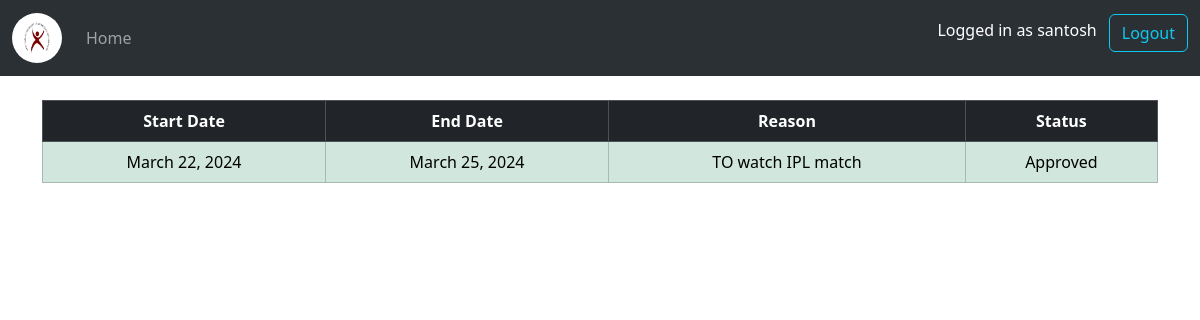
Page /student/leaves/ (signed in) on the committed database.
### authentication/models.py (models this page shows, shortened)
class CustomUser(AbstractUser):
    email = models.EmailField()
    role = models.CharField(max_length=50, choices=ROLE_CHOICE)
    hostel = models.CharField(max_length=2, choices=HOSTEL_CHOICES, null=True, blank=True)
    profile_image = models.ImageField(upload_to='student_images/', null=True, blank=True)

### student/models.py (models this page shows, shortened)
class Leave(models.Model):
    user = models.ForeignKey(student, on_delete=models.CASCADE)
    start_date = models.DateField()
    end_date = models.DateField()
    reason = models.TextField()
    status = models.CharField(max_length=20, default="Pending")
    scanned_count = models.IntegerField(default=0)
    first_scan_time = models.DateTimeField(null=True, blank=True)
    last_scan_time = models.DateTimeField(null=True, blank=True)

### student/views.py (the view)
# urls.py: path('leaves/',views.showLeaves,name="show-leaves"),
@login_required
def showLeaves(request):
    id= request.user.id
    user =getUser(id)
    leaves = Leave.objects.filter(user=user).order_by('-id')
    return render(request,'showLeaves.html',{'leaves':leaves})

### student/views.py (called while the page is built)
def getUser(id):
    return customUser.objects.get(id=id)

### student/templates/showLeaves.html (shortened to what this page needs)
{% extends "index.html" %}
{% block content %}
<br>
<table class="table table-bordered text-center">
    <thead class="table-dark">
        <tr>
            <th>Start Date</th>
            <th>End Date</th>
            <th>Reason</th>
            <th>Status</th>
        </tr>
    </thead>
    <tbody>
        {% for leave in leaves %}
        <tr class="{% if leave.status == 'Approved' %}table-success{% elif leave.status == 'Declined' %}table-danger{% endif %}">
            <td>{{ leave.start_date }}</td>
            <td>{{ leave.end_date }}</td>
            <td>{{ leave.reason }}</td>
            <td>{{ leave.status }}</td>
        </tr>
        {% endfor %}
    </tbody>
</table>
{% endblock %}

### templates/index.html (shortened to what this page needs)
{% load static %}
<!DOCTYPE html>
<html lang="en">
<head>
    <link href="https://cdn.jsdelivr.net/npm/bootstrap@5.3.3/dist/css/bootstrap.min.css" rel="stylesheet">
    <link rel="stylesheet" type="text/css" href="https://cdn.datatables.net/1.11.4/css/jquery.dataTables.css">
</head>
<body>
    <nav class="navbar navbar-expand-lg bg-body-tertiary" data-bs-theme="dark">
        <div class="container-fluid">
            <a class="navbar-brand" href="{% url 'home' %}">
                <img src="{% static 'images/rgukt.png' %}" alt="logo" class="rounded-logo">
            </a>
            <div class="collapse navbar-collapse" id="navbarNav">
                <ul class="navbar-nav me-auto">
                    <li class="nav-item"><a href="{% url 'home' %}" class="nav-link {% if request.resolver_match.url_name == 'home' %}active{% endif %}">Home</a></li>
                </ul>
                {% if user.is_authenticated %}
                <div class="d-flex">
                    <p class="p-1 text-white me-2">Logged in as {{ user.username }}</p>
                    <a class="nav-link" href="{% url 'logout' %}">
                        <button class="btn btn-outline-info my-2 my-sm-0" type="submit">Logout</button>
                    </a>
                </div>
                {% endif %}
            </div>
        </div>
    </nav>
    <div class="container">
        {% block content %}{% endblock %}
    </div>
</body>
</html>

### templates/index.html (style rules this page uses)
.rounded-logo { border-radius: 50%; height: 50px; width: 50px; }

### rows in the picture
CustomUser: username "santosh"
Leave: start_date "March 22, 2024", end_date "March 25, 2024", reason "TO watch IPL match", status "Approved"
